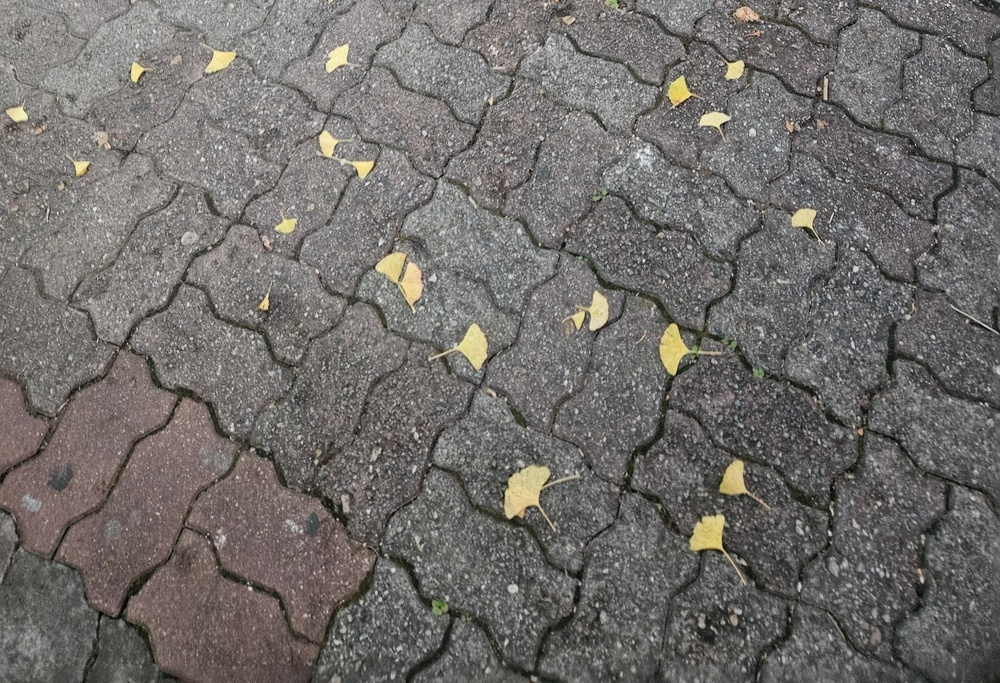
#> input picture KakaoTalk_20261108_222236186.jpg, 1000 x 683 px, shrunk from 1500 x 1024 before the run, found by its file name
$ jupyter execute hw05.ipynb
#> lines starting #> are read from the running program, lines starting #| are printed output that depends on the picture; after the words box and inside, x2 and y2 are one past the last pixel; in counts of white or black regions, pixels touching at a corner belong together
<a href="https://colab.research.google.com/github/kimnayoon12/26-2-DIP-nayoonkim/blob/main/hw05.ipynb" target="_parent"></a>

[cell 1]
import numpy as np
import matplotlib.pyplot as plt
import scipy.signal as signal
import scipy.ndimage as nd
from PIL import Image

[cell 2]
from google.colab import drive
drive.mount('/content/drive')
imgpath = '/content/KakaoTalk_20261108_222236186.jpg'

## 1. object counting에 사용할 image를 grayscale로 불러오기

[cell 3]
I = Image.open(imgpath).convert('L')
f = np.array(I)
plt.imshow(f,cmap='gray')
plt.axis('off')
plt.colorbar()
plt.show()
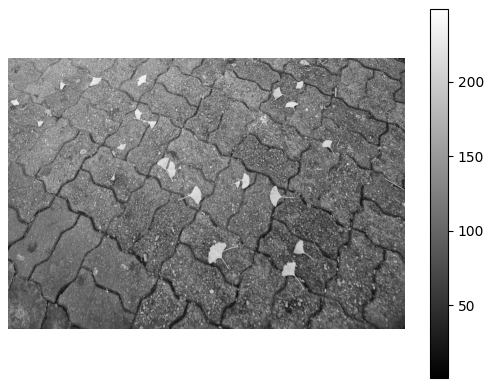
#> figure drawn by matplotlib, 2 panels

## 2. 적절한 전처리를 통해 영상의 noise를 줄이기

[cell 4]
f_denoised = signal.medfilt2d(f,7)
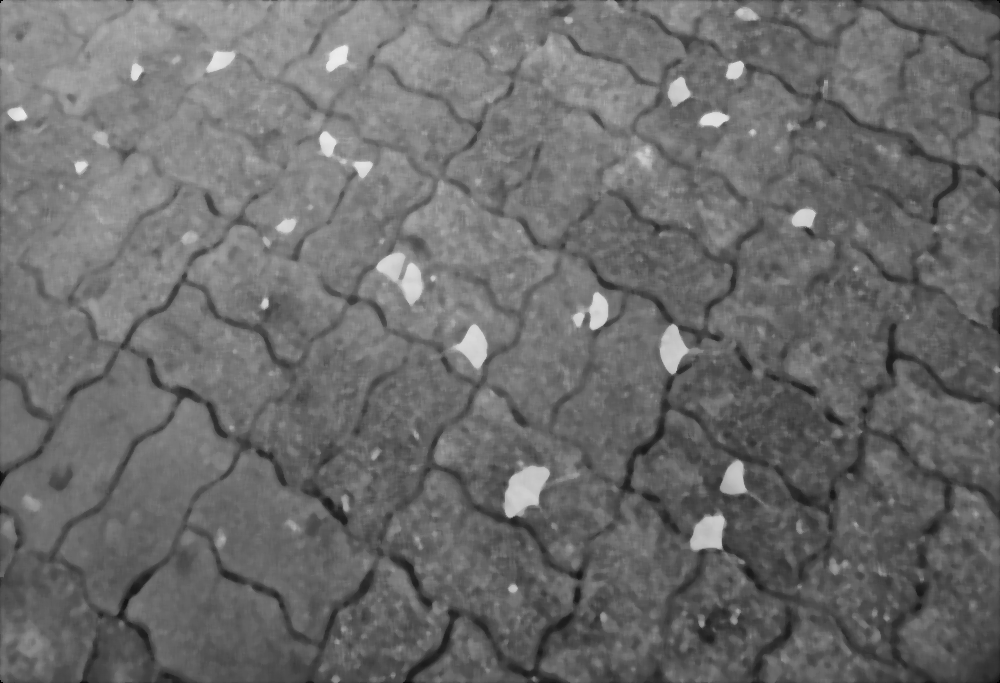
#> f_denoised: shape (683, 1000); min 0, max 236, mean 108
plt.imshow(f_denoised,cmap='gray')
plt.axis('off')
plt.colorbar()
plt.show()
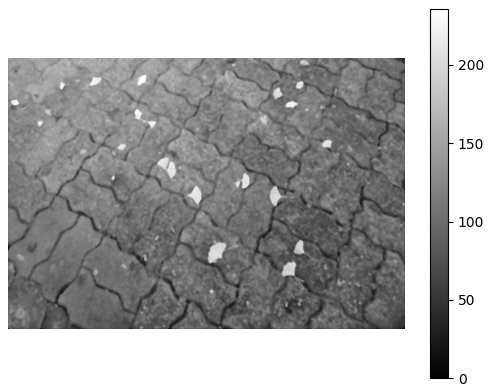
#> figure drawn by matplotlib, 2 panels

## 3. 적절한 임계값을 찾아 thresholding을 통해 binary mask를 생성하기

[cell 5]
plt.hist(f_denoised.ravel(), bins=256, range=(0,256), color='gray')
plt.xlabel('Pixel Intensity')
plt.ylabel('Frequency')
plt.grid(True, linestyle='--', alpha=0.5)
plt.show()
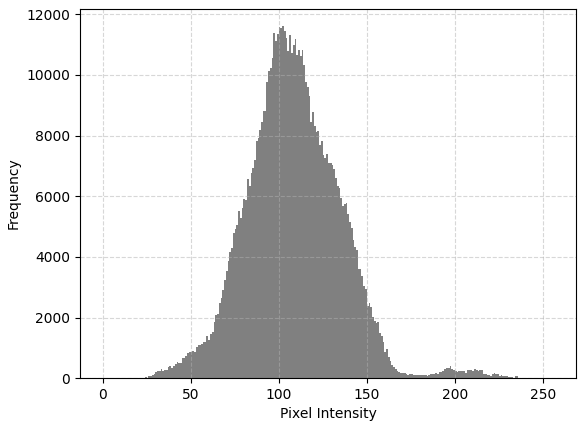
#> figure drawn by matplotlib, 1 panel; tallest bar 11605 high, from x = 102 to 103

[cell 6]
th_val = 190
f_mask = f_denoised > th_val
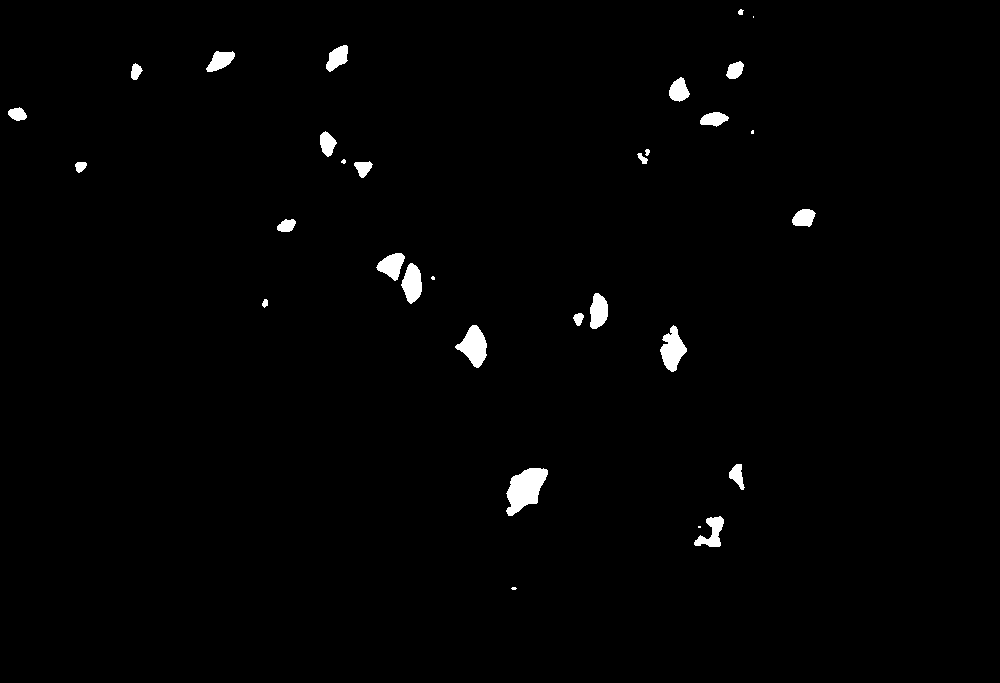
#> f_mask: shape (683, 1000) bool; 1.2% white; 31 white regions (6 under 20 px), largest, box (x1, y1, x2, y2) and area: (506, 468, 548, 516) 1231, (455, 325, 487, 368) 781, (660, 325, 687, 372) 722
plt.imshow(f_mask,cmap='gray')
plt.axis('off')
plt.show()

## 4. Connected component 추출을 통해 object를 분리하고, 각각의 pixel수를 계산하기

[cell 7]
labels, nums = nd.label(f_mask)
#> labels: shape (683, 1000) int32; 32 distinct labels, from 0 to 31
#> nums = 31
plt.imshow(labels,cmap='Spectral_r')
plt.axis('off')
plt.show()

[cell 8]
cc = np.zeros((nums-1,2))
for i in range(1,nums):
  cc[i-1,0] = i
  cc[i-1,1] = np.sum(labels==i)
  print(f'index: {int(cc[i-1,0])}, number of pixels: {int(cc[i-1,1])}')
#> after the loop, cc = 30 pairs, first value 1 to 30, second value 2 to 1231

## 5. 추출한 connected component 중 가장 큰 것과 작은 것을 시각화하기

[cell 9]
ind_max = np.argmax(cc[:,1])
#> ind_max = 27
print(f'the largest component: index {int(ind_max)}, # of pixels: {int(cc[ind_max,1])}')
#| the largest component: index 27, # of pixels: 1231
ind_min = np.argmin(cc[:,1])
#> ind_min = 1
print(f'the smallest component: index {int(ind_min)}, # of pixels: {int(cc[ind_min,1])}')
#| the smallest component: index 1, # of pixels: 2

[cell 10]
plt.figure(figsize=(16,9))
plt.subplot(131)
plt.imshow(f,cmap='gray')
plt.axis('off')
plt.title('input image')
plt.subplot(132)
plt.imshow(labels==cc[ind_max,0],cmap='Spectral_r')
plt.axis('off')
plt.title('the largest component')
plt.subplot(133)
plt.imshow(labels==cc[ind_min,0],cmap='Spectral_r')
plt.axis('off')
plt.title('the smallest component')
plt.show()
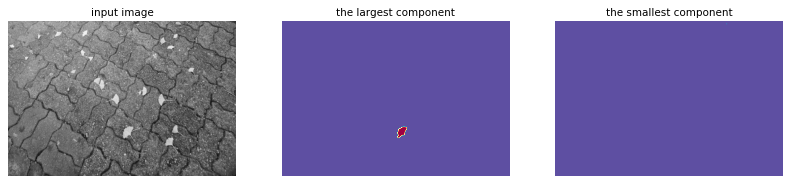
#> figure drawn by matplotlib, 3 panels
